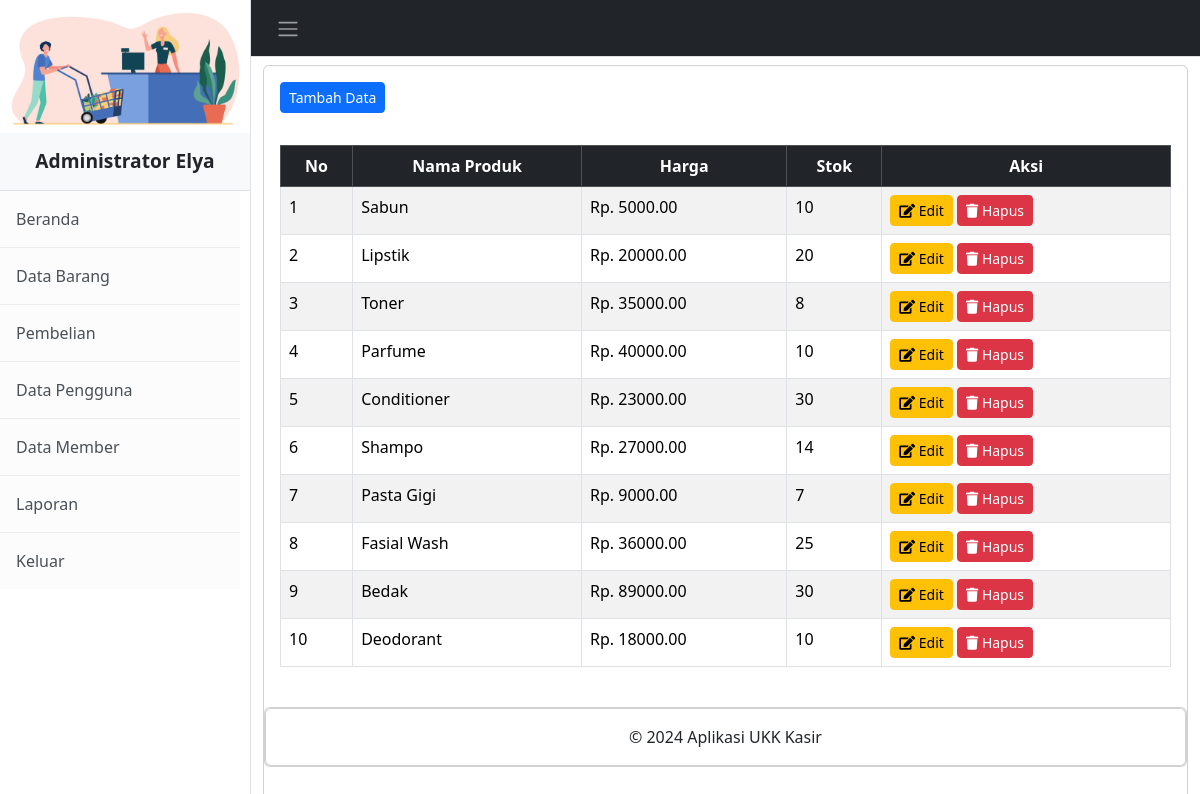
Page /administrator/data_barang.php (signed in) on the committed database.
### tables this page shows
CREATE TABLE `produk` (
  `ProdukID` int(11) NOT NULL,
  `NamaProduk` varchar(225) NOT NULL,
  `Harga` decimal(10,2) NOT NULL,
  `Stok` int(11) NOT NULL
);

### administrator/data_barang.php (the view, shortened to what this page needs)
<?php
include "sidebar.php";
?>
<!DOCTYPE html>
<html>
<head>
  <link href="https://cdn.jsdelivr.net/npm/bootstrap@5.3.2/dist/css/bootstrap.min.css" rel="stylesheet">
  <link rel="stylesheet" href="../assets/fontawesome-free/css/all.min.css">
</head>
<body>
  <div class="container-fluid">
    <div class="content">
<div class="card mt-2">
  <div class="card-body">
    <button type="button" class="btn btn-primary btn-sm" data-bs-toggle="modal" data-bs-target="#tambah-data">
      Tambah Data
    </button>
  </div>
  <div class="card-body">
    <div class="table">
         <table class="table table-striped table-bordered">
          <thead>
            <tr class="table-dark" class="fw-bold" align="center">
          <th>No</th>
          <th>Nama Produk</th>
          <th>Harga</th>
          <th>Stok</th>
          <th>Aksi</th>
        </tr>
      </thead>
      <tbody>
        <?php
        include '../koneksi.php';
        $no = 1;
        $data = mysqli_query($koneksi,"select * from produk");
        while($d = mysqli_fetch_array($data)){
          ?>
          <tr>
            <td><?php echo $no++; ?></td>
            <td><?php echo $d['NamaProduk']; ?></td>
            <td>Rp. <?php echo $d['Harga']; ?></td>
            <td><?php echo $d['Stok']; ?></td>
            <td>
              <button type="button" class="btn btn-warning btn-sm" data-bs-toggle="modal" data-bs-target="#edit-data<?php echo $d['ProdukID']; ?>"><i class="fas fa-edit"></i>
                Edit
              </button>
              <button type="button" class="btn btn-danger btn-sm" data-bs-toggle="modal" data-bs-target="#hapus-data<?php echo $d['ProdukID']; ?>"><i class="fas fa-trash"></i>
                Hapus
              </button>
            </td>
          </tr>
        <?php } ?>
      </tbody>
    </table>
  </div>
</div>
<?php
include "footer.php";
?>

### administrator/sidebar.php (shortened to what this page needs)
<!DOCTYPE html>
<html lang="en">
    <head>
        <link href="../css/styles.css" rel="stylesheet" />
        <link rel="stylesheet" href="../assets/fontawesome-free/css/all.min.css">
    </head>
    <body>
        <div class="d-flex" id="wrapper">
                <div class="border-end bg-white" id="sidebar-wrapper">
                 <img src="../assets/kasir3.png" alt="logo" style="max-width: 250px; max-height: 250px;" />
                <div class="sidebar-heading border-bottom bg-light text-center"> <b>Administrator Elya</b></div>
                <div class="list-group list-group-flush">
                    <a class="list-group-item list-group-item-action list-group-item-light p-3" href="index.php">Beranda</a>
                    <a class="list-group-item list-group-item-action list-group-item-light p-3" href="data_barang.php">Data Barang</a>
                    <a class="list-group-item list-group-item-action list-group-item-light p-3" href="pembelian.php">Pembelian</a>
                    <a class="list-group-item list-group-item-action list-group-item-light p-3" href="data_pengguna.php">Data Pengguna</a>
                     <a class="list-group-item list-group-item-action list-group-item-light p-3" href="data_member.php">Data Member</a>
                     <a class="list-group-item list-group-item-action list-group-item-light p-3" href="laporan_penjualan.php">Laporan</a>
                    <a class="list-group-item list-group-item-action list-group-item-light p-3" href="../index.php">Keluar</a>
                </div>
            </div>
            <div id="page-content-wrapper">
                <nav class="navbar navbar-expand-lg navbar-dark bg-dark border-bottom">
                    <div class="container-fluid">
                        <button class="btn" id="sidebarToggle"><span class="navbar-toggler-icon"></span></button>
                    </div>
                </nav>
    </body>
</html>

### administrator/footer.php (shortened to what this page needs)
 <div class="card mt-2 mb-5">
	<div class="card">
		<div class="card-body text-center">
			&copy; 2024 Aplikasi UKK Kasir
		</div>
	</div>
</div>
</div>
</div>
</body>
</html>
</body>
</html>

### rows in the picture
produk: NamaProduk "Sabun", Harga "5000.00", Stok "10"
produk: NamaProduk "Lipstik", Harga "20000.00", Stok "20"
produk: NamaProduk "Toner", Harga "35000.00", Stok "8"
produk: NamaProduk "Parfume", Harga "40000.00", Stok "10"
produk: NamaProduk "Conditioner", Harga "23000.00", Stok "30"
produk: NamaProduk "Shampo", Harga "27000.00", Stok "14"
produk: NamaProduk "Pasta Gigi", Harga "9000.00", Stok "7"
produk: NamaProduk "Fasial Wash", Harga "36000.00", Stok "25"
produk: NamaProduk "Bedak", Harga "89000.00", Stok "30"
produk: NamaProduk "Deodorant", Harga "18000.00", Stok "10"
